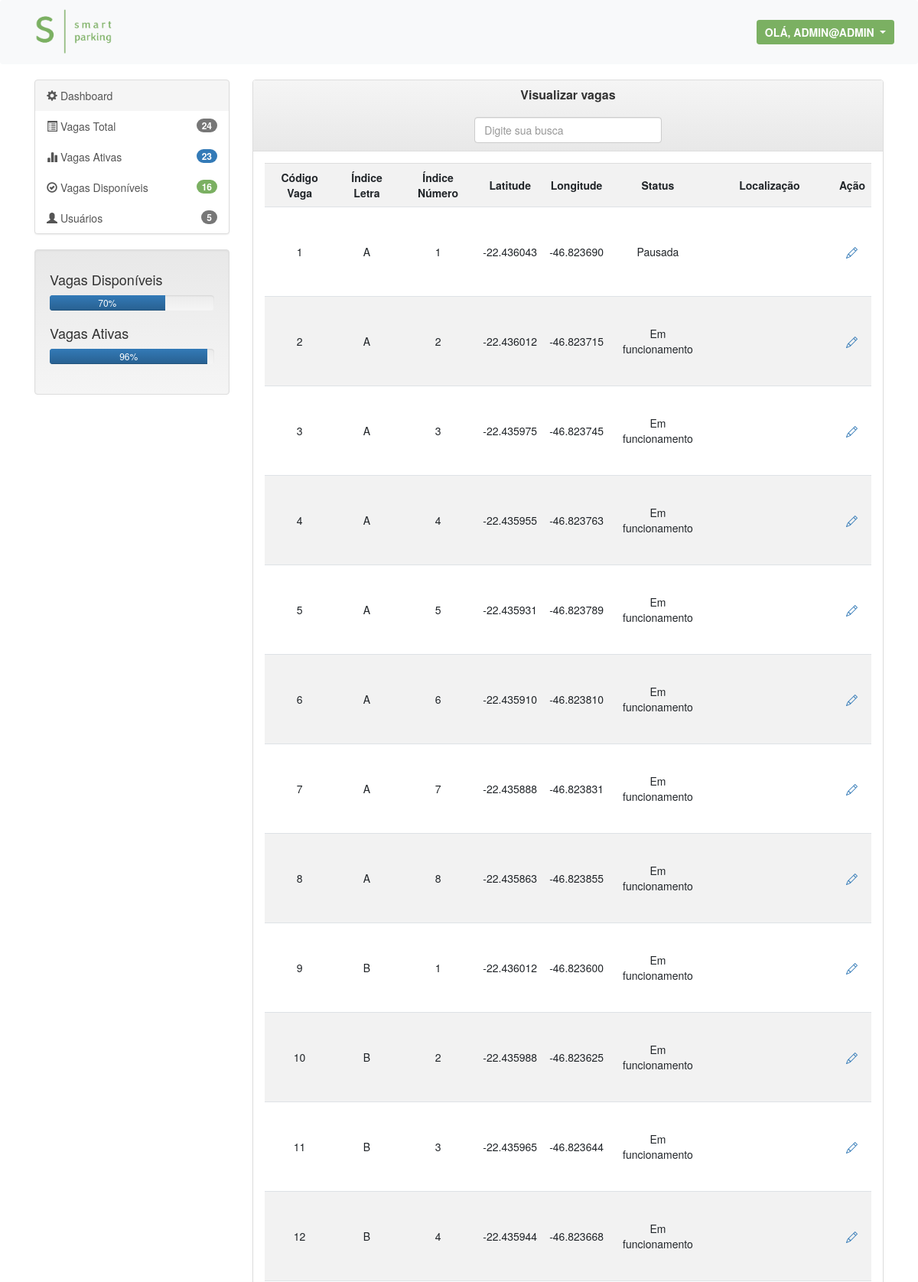
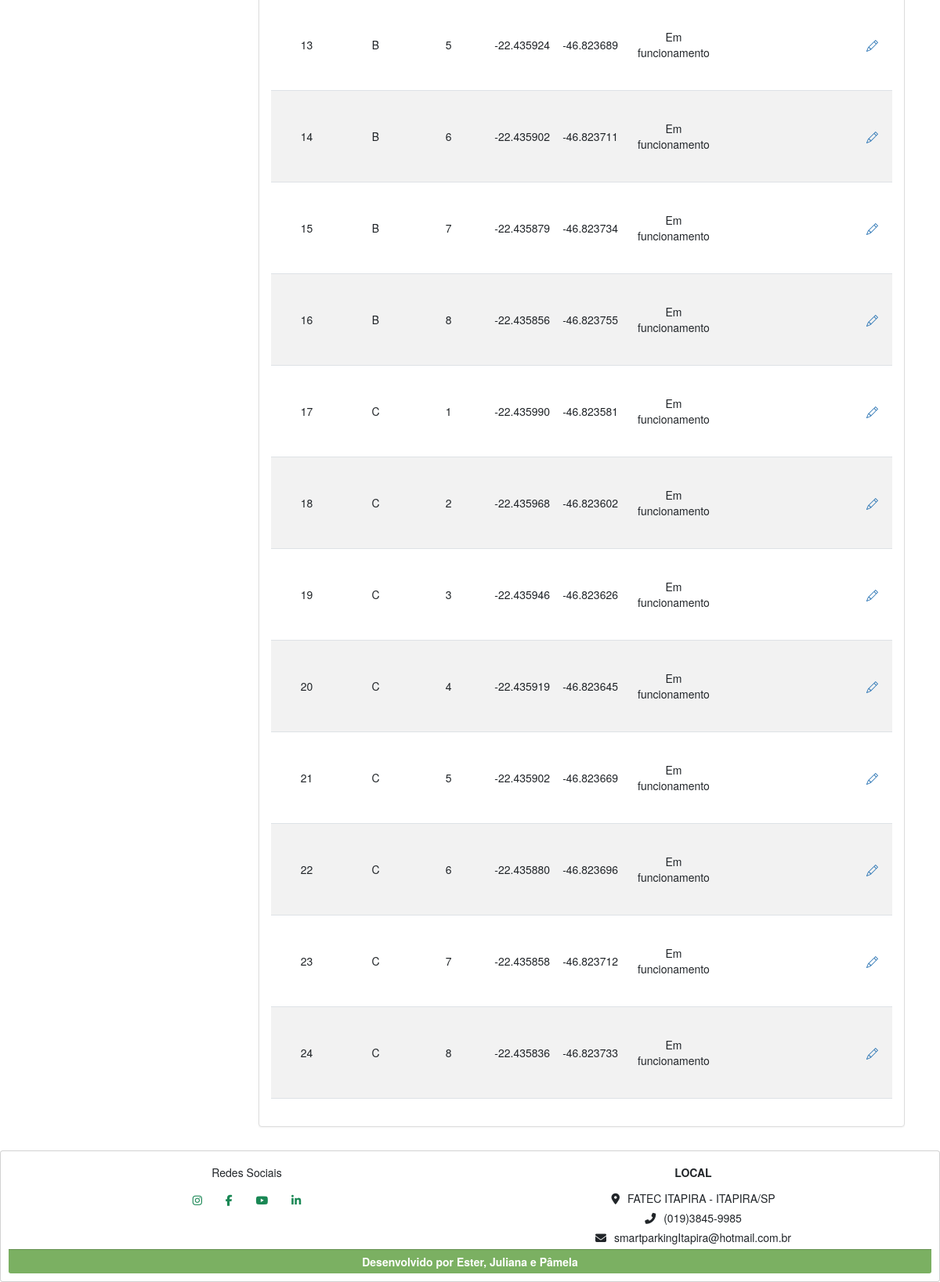
Screenshot of /vagas-visualizar.php (signed in) with the database file from the repository (2 pictures, top to bottom).
### tables this page shows
CREATE TABLE `vagas` (
  `vaga_id` int(11) NOT NULL,
  `vaga_letra` varchar(1) NOT NULL,
  `vaga_num` int(2) NOT NULL,
  `vaga_geo_lat` varchar(40) NOT NULL,
  `vaga_geo_lgn` varchar(40) NOT NULL,
  `vaga_status` tinyint(1) NOT NULL
);

### include/f_vaga-check.php (called while the page is built)
<?php
$conexao = new PDO('mysql:host=127.0.0.1;dbname=parking', 'root', '');
$countVagasQuery = "SELECT COUNT(*) AS total_vagas FROM vagas WHERE vaga_status = '0'";
$totalVagas = $conexao->query($countVagasQuery)->fetchColumn();
$countVagasTodosQuery = "SELECT COUNT(vaga_status) AS total_vagas FROM vagas";
$vagas = $conexao->query($countVagasTodosQuery)->fetchColumn();
$countCarrosQuery = "SELECT COUNT(*) AS total_carros FROM movimentacoes WHERE mov_status = '1'";
$totalCarros = $conexao->query($countCarrosQuery)->fetchColumn();
$vagasDisponiveis = $totalVagas - $totalCarros;
$percentVagasTotal = number_format((($totalVagas/$vagas)*100),0);
$percentVagasAtivas = number_format((($vagasDisponiveis/$totalVagas)*100),0);
$countUsuariosTodosQuery = "SELECT COUNT(login_id) AS total_usuario FROM logins WHERE login_status = '0'";
$totalUsuarios = $conexao->query($countUsuariosTodosQuery)->fetchColumn();

### include/classes.php (called while the page is built, shortened)
<?php
class Vaga{
    public function vaga_listar()
	{
        $sql = "SELECT * FROM vagas";
        $conexao1 = new PDO('mysql:host=127.0.0.1;dbname=parking', 'root', '');
        $resultado = $conexao1->query($sql);
        $lista = $resultado->fetchAll();
        return $lista;
	}
}

### vagas-visualizar.php (the view, shortened to what this page needs)
<?php
require_once "include/classes.php";
require_once "include/f_vaga-check.php";
require_once "include/classes.php";
$lista_vaga = new Vaga();
$lista = $lista_vaga->vaga_listar();
?>
<!DOCTYPE html>
<html lang="PT-BR">
<head>
    <link href="include/vagas-dash.css" rel="stylesheet">
    <link href="https://cdn.jsdelivr.net/npm/bootstrap@5.3.0-alpha3/dist/css/bootstrap.min.css" rel="stylesheet">
    <link rel="stylesheet" href="https://cdn.jsdelivr.net/npm/bootstrap@5.3.0-alpha3/dist/css/bootstrap.min.css">
    <link rel="stylesheet" href="https://unpkg.com/bootstrap-table@1.21.2/dist/bootstrap-table.min.css">
    <link rel="stylesheet" href="https://cdn.jsdelivr.net/npm/bootstrap@3.3.7/dist/css/bootstrap.min.css">
    <link rel="stylesheet" href="https://cdn.jsdelivr.net/npm/bootstrap@3.3.7/dist/css/bootstrap-theme.min.css">
</head>
</body>
        <?php
        require_once('include/header2.php');
        ?>
                <section id="main">
                    <div class="container">
                        <div class="row">
                            <div class="col-md-3">
                                <div class="list-group">
                                    <a href="home.php" class="list-group-item" style="background-color: #f5f5f5; border-color: #ddd;" ><span class="glyphicon glyphicon-cog" aria-hidden="true" ></span> Dashboard</a>
                                    <a href="home.php" class="list-group-item"><span class="glyphicon glyphicon-list-alt" aria-hidden="true"></span> Vagas Total <span class="badge"><?php echo $vagas ?> </span></a>
                                    <a href="home.php" class="list-group-item"><span class="glyphicon glyphicon-stats" aria-hidden="true"></span> Vagas Ativas <span class="badge" style="background: #337ab7;"><?php echo $totalVagas ?> </span></a>
                                    <a href="home.php" class="list-group-item"><span class="glyphicon glyphicon-ok-circle" aria-hidden="true"></span> Vagas Disponíveis <span class="badge" style="background: #7BB062;"><?php echo $vagasDisponiveis ?></span></a>
                                    <a href="home.php" class="list-group-item"><span class="glyphicon glyphicon-user" aria-hidden="true"></span> Usuários <span class="badge" ><?php echo $totalUsuarios ?></span></a>
                                </div>
                                <div class="well" style="background-color: #f5f5f5; border-color: #ddd;">
                                    <h4>Vagas Disponíveis</h4>
                                    <div class="progress">
                                        <div class="progress-bar" role="progressbar" aria-valuenow="<?php echo $percentVagasAtivas ?>%" aria-valuemin="0" aria-valuemax="100" style="width: <?php echo $percentVagasAtivas ?>%;"> <?php echo $percentVagasAtivas ?>%
                                        </div>
                                    </div>
                                    <h4>Vagas Ativas</h4>
                                    <div class="progress">
                                        <div class="progress-bar" role="progressbar" aria-valuenow="<?php echo $percentVagasTotal ?>%" aria-valuemin="0" aria-valuemax="100" style="width: <?php echo $percentVagasTotal ?>%;"> <?php echo $percentVagasTotal ?>%
                                        </div>
                                    </div>
                                </div>
                            </div>
                            <div class="col-md-9">
                                <div class="panel panel-default">
                                    <div class="panel-heading" style="background-color: #f5f5f5; border-color: #ddd;">
                                        <h4 class="panel-title text-center"><b>Visualizar vagas</b></h4> <br>
                                        <div class="mb-9 row">
                                            <div class="col-md-4 mx-auto">
                                                <input type="text" id="search-input" class="form-control" placeholder="Digite sua busca">
                                            </div>
                                        </div>
                                    </div>
                                    <div class="panel-body">
                                        <table class="table table-striped table-hover" >
                                        <tr>
                                            <th class="text-center align-middle">Código Vaga</th>
                                            <th class="text-center align-middle">Índice Letra</th>
                                            <th class="text-center align-middle">Índice Número</th>
                                            <th class="text-center align-middle">Latitude</th>
                                            <th class="text-center align-middle">Longitude</th>
                                            <th class="text-center align-middle">Status</th>
                                            <th class="text-center align-middle">Localização</th>
                                            <th class="text-center align-middle">Ação</th>
                                        </tr>
                                        <?php foreach ($lista as $linha) : ?>
                                            <tr>
                                                <td class="text-center align-middle"><?php echo $linha['vaga_id'] ?></td>
                                                <td class="text-center align-middle"><?php echo $linha['vaga_letra'] ?></td>
                                                <td class="text-center align-middle"><?php echo $linha['vaga_num'] ?></td>
                                                <td class="text-center align-middle"><?php echo $linha['vaga_geo_lat'] ?></td>
                                                <td class="text-center align-middle"><?php echo $linha['vaga_geo_lgn'] ?></td>
                                                <td class="text-center align-middle"><?php echo $linha['vaga_status'] ? 'Pausada' : 'Em funcionamento'; ?></td>
                                                <td class="text-center align-middle">
                                                    <div id="map-<?php echo $linha['vaga_id']; ?>" style="width: 150px; height: 100px;"></div>
                                                </td>
                                                <td class="text-center align-middle map-container">
                                                    <a href="vagas-atualizar.php?vaga_id=<?= $linha['vaga_id'] ?>"></a>
                                                </td>
                                            </tr>
                                        <?php endforeach ?>
                                        </table>
                                    </div>
                                </div>
                            </div>
                        </div>
                    </div>
                </section>
    <footer>
    <?php
      require_once('include/footer.php');
      ?>
    </footer>
</body>
</html>

### rows the page displays
vagas: vaga_id "1", vaga_letra "A", vaga_num "1", vaga_geo_lat "-22.436043", vaga_geo_lgn "-46.823690", vaga_status "Pausada"
vagas: vaga_id "2", vaga_letra "A", vaga_num "2", vaga_geo_lat "-22.436012", vaga_geo_lgn "-46.823715", vaga_status "Em funcionamento"
vagas: vaga_id "3", vaga_letra "A", vaga_num "3", vaga_geo_lat "-22.435975", vaga_geo_lgn "-46.823745", vaga_status "Em funcionamento"
vagas: vaga_id "4", vaga_letra "A", vaga_num "4", vaga_geo_lat "-22.435955", vaga_geo_lgn "-46.823763", vaga_status "Em funcionamento"
vagas: vaga_id "5", vaga_letra "A", vaga_num "5", vaga_geo_lat "-22.435931", vaga_geo_lgn "-46.823789", vaga_status "Em funcionamento"
vagas: vaga_id "6", vaga_letra "A", vaga_num "6", vaga_geo_lat "-22.435910", vaga_geo_lgn "-46.823810", vaga_status "Em funcionamento"
vagas: vaga_id "7", vaga_letra "A", vaga_num "7", vaga_geo_lat "-22.435888", vaga_geo_lgn "-46.823831", vaga_status "Em funcionamento"
vagas: vaga_id "8", vaga_letra "A", vaga_num "8", vaga_geo_lat "-22.435863", vaga_geo_lgn "-46.823855", vaga_status "Em funcionamento"
vagas: vaga_id "9", vaga_letra "B", vaga_num "1", vaga_geo_lat "-22.436012", vaga_geo_lgn "-46.823600", vaga_status "Em funcionamento"
vagas: vaga_id "10", vaga_letra "B", vaga_num "2", vaga_geo_lat "-22.435988", vaga_geo_lgn "-46.823625", vaga_status "Em funcionamento"
vagas: vaga_id "11", vaga_letra "B", vaga_num "3", vaga_geo_lat "-22.435965", vaga_geo_lgn "-46.823644", vaga_status "Em funcionamento"
vagas: vaga_id "12", vaga_letra "B", vaga_num "4", vaga_geo_lat "-22.435944", vaga_geo_lgn "-46.823668", vaga_status "Em funcionamento"
vagas: vaga_id "13", vaga_letra "B", vaga_num "5", vaga_geo_lat "-22.435924", vaga_geo_lgn "-46.823689", vaga_status "Em funcionamento"
vagas: vaga_id "14", vaga_letra "B", vaga_num "6", vaga_geo_lat "-22.435902", vaga_geo_lgn "-46.823711", vaga_status "Em funcionamento"
vagas: vaga_id "15", vaga_letra "B", vaga_num "7", vaga_geo_lat "-22.435879", vaga_geo_lgn "-46.823734", vaga_status "Em funcionamento"
vagas: vaga_id "16", vaga_letra "B", vaga_num "8", vaga_geo_lat "-22.435856", vaga_geo_lgn "-46.823755", vaga_status "Em funcionamento"
vagas: vaga_id "17", vaga_letra "C", vaga_num "1", vaga_geo_lat "-22.435990", vaga_geo_lgn "-46.823581", vaga_status "Em funcionamento"
vagas: vaga_id "18", vaga_letra "C", vaga_num "2", vaga_geo_lat "-22.435968", vaga_geo_lgn "-46.823602", vaga_status "Em funcionamento"
vagas: vaga_id "19", vaga_letra "C", vaga_num "3", vaga_geo_lat "-22.435946", vaga_geo_lgn "-46.823626", vaga_status "Em funcionamento"
vagas: vaga_id "20", vaga_letra "C", vaga_num "4", vaga_geo_lat "-22.435919", vaga_geo_lgn "-46.823645", vaga_status "Em funcionamento"
vagas: vaga_id "21", vaga_letra "C", vaga_num "5", vaga_geo_lat "-22.435902", vaga_geo_lgn "-46.823669", vaga_status "Em funcionamento"
vagas: vaga_id "22", vaga_letra "C", vaga_num "6", vaga_geo_lat "-22.435880", vaga_geo_lgn "-46.823696", vaga_status "Em funcionamento"
vagas: vaga_id "23", vaga_letra "C", vaga_num "7", vaga_geo_lat "-22.435858", vaga_geo_lgn "-46.823712", vaga_status "Em funcionamento"
vagas: vaga_id "24", vaga_letra "C", vaga_num "8", vaga_geo_lat "-22.435836", vaga_geo_lgn "-46.823733", vaga_status "Em funcionamento"

### other values shown
$_SESSION['usuario_logado'] "ADMIN@ADMIN"
$vagas "24"
$totalVagas "23"
$vagasDisponiveis "16"
$totalUsuarios "5"
$percentVagasAtivas "70"
$percentVagasTotal "96"
